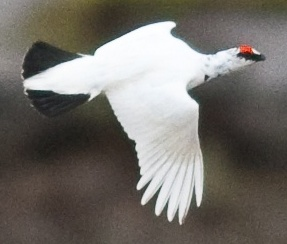
#> input picture CROPPED_PHOTOS/20090430-09.38-04_noexif_cropped-0.jpg, 287 x 244 px; its folder holds 4 pictures in this run
$ python test.py
#> lines starting #> are read from the running program, lines starting #| are printed output that depends on the picture
import cv2, glob
sizes = [cv2.imread(p).shape[:2] for p in glob.glob("CROPPED_PHOTOS/*.jpg")]
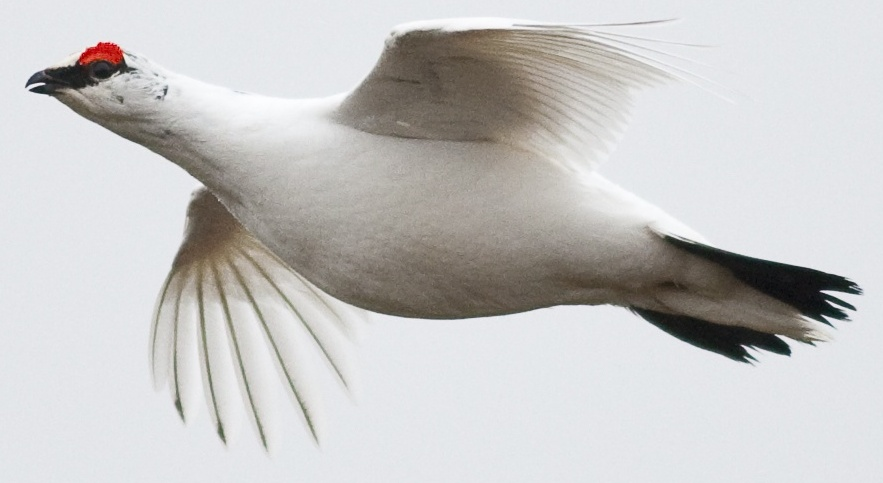
#> input picture CROPPED_PHOTOS/20090430-11.32-19_noexif_cropped-0.jpg, 883 x 483 px
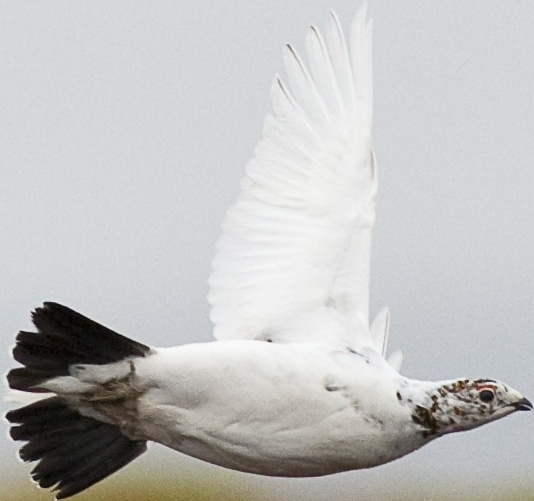
#> input picture CROPPED_PHOTOS/20090430-11.59-21_noexif_cropped-0.jpg, 534 x 501 px
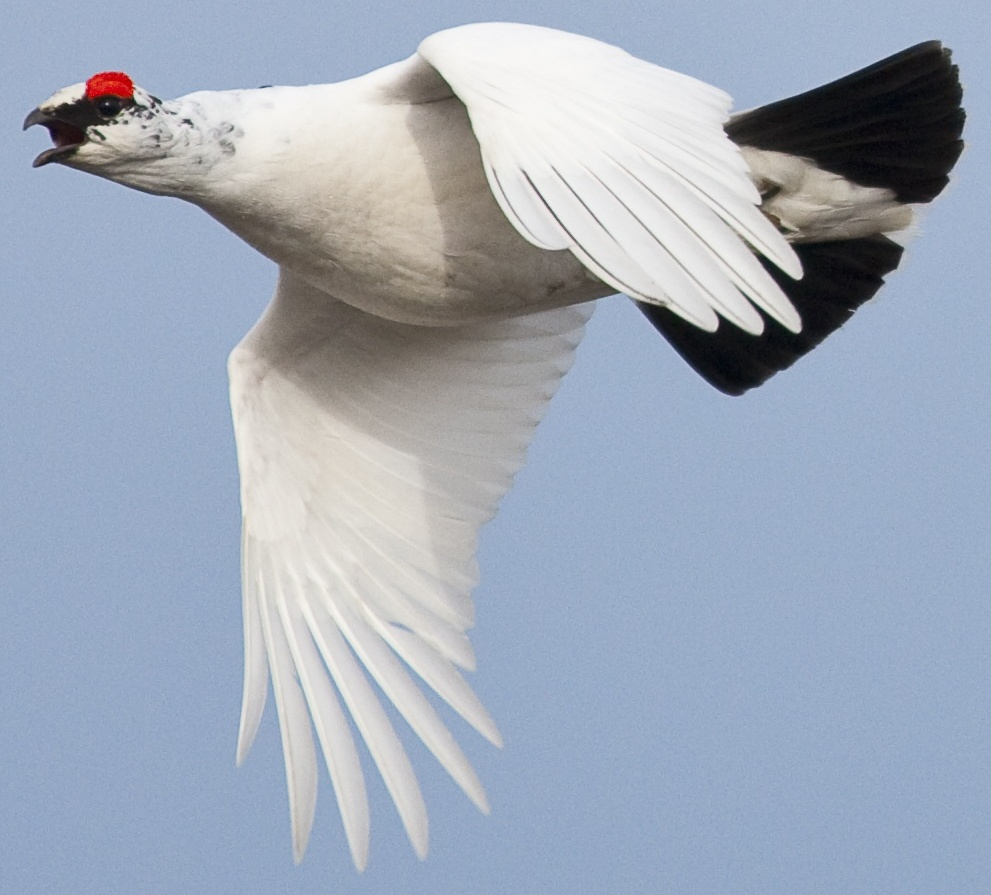
#> input picture CROPPED_PHOTOS/20090501-09.46-59_noexif_cropped-0.jpg, 991 x 895 px
#> sizes = [(244, 287), (483, 883), (501, 534), (895, 991)]
print("median size:", sorted(h for h, w in sizes)[len(sizes)-1], sorted(w for h, w in sizes)[len(sizes)-1])
#| median size: 895 991
